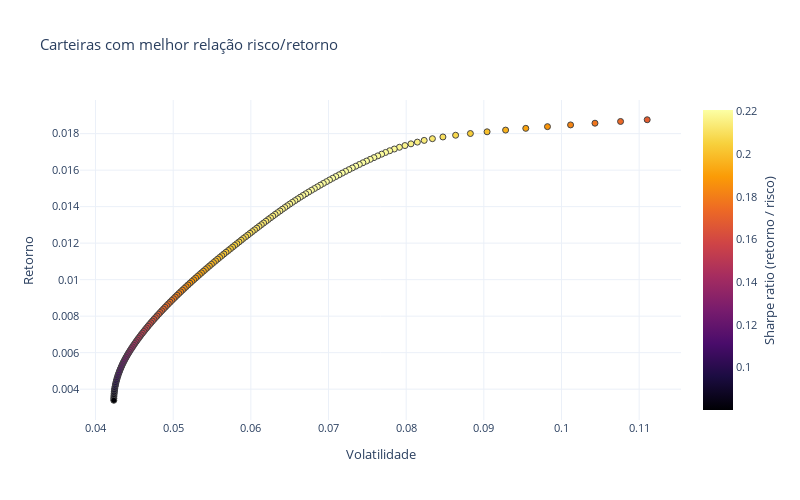

Here is the notebook cell this chart was saved with:
### Code cell
fig = px.scatter(x=frontier_x, 
                 y=frontier_y, 
                 color=sharpe_ratio,
                 title='Carteiras com melhor relação risco/retorno',
                 width=800,
                 height=500,
                 template='plotly_white',
                 labels={"x": "Volatilidade", "y": "Retorno", "color": "Sharpe ratio (retorno / risco)"},
                 color_continuous_scale=px.colors.sequential.Inferno,
                )
fig.update_traces(marker=dict(size=6, line=dict(width=1)))
fig.update_layout(coloraxis_colorbar=dict(titleside="right"), font=dict(size=11))



# fig = go.Figure()
# fig.add_trace(go.Scatter(x=frontier_x, y=frontier_y, 
#                          marker=dict(color=sharpe_ratio, 
#                                      showscale=True, 
#                                      size=6,
#                                      line=dict(width=1),
#                                      colorscale="viridis",
#                                      colorbar=dict(title="Sharpe Ratio")
#                                  ), 
#                       mode='markers'))
# fig.add_trace(go.Scatter(x=[frontier_x[sr_max_index]], 
#                          y=[frontier_y[sr_max_index]],
#                          marker=dict(color='red', size=8),
#                          mode='markers'))

fig.show()
# fig.update_xaxes(range=[0.04, 0.2])
# fig.update_yaxes(range=[0.002,0.02])

### Figure 1 — Plotly figure (JSON) as saved in the notebook; plotly's stock layout.template omitted (floating-point values rounded to 4 significant figures; data arrays with more than 128 entries replaced by an {"elided": "..."} marker saying what was removed)
{"data": [{"hovertemplate": "Volatilidade=%{x}<br>Retorno=%{y}<br>Sharpe ratio (retorno / risco)=%{marker.color}<extra></extra>", "legendgroup": "", "marker": {"color": {"elided": "164 float values"}, "coloraxis": "coloraxis", "line": {"width": 1}, "size": 6, "symbol": "circle"}, "mode": "markers", "name": "", "orientation": "v", "showlegend": false, "type": "scatter", "x": {"elided": "164 float values"}, "xaxis": "x", "y": {"elided": "164 float values"}, "yaxis": "y"}], "layout": {"coloraxis": {"colorbar": {"title": {"side": "right", "text": "Sharpe ratio (retorno / risco)"}}, "colorscale": [[0, "#000004"], [0.1111, "#1b0c41"], [0.2222, "#4a0c6b"], [0.3333, "#781c6d"], [0.4444, "#a52c60"], [0.5556, "#cf4446"], [0.6667, "#ed6925"], [0.7778, "#fb9b06"], [0.8889, "#f7d13d"], [1, "#fcffa4"]]}, "font": {"size": 11}, "height": 500, "legend": {"tracegroupgap": 0}, "title": {"text": "Carteiras com melhor relação risco/retorno"}, "width": 800, "xaxis": {"anchor": "y", "domain": [0, 1], "title": {"text": "Volatilidade"}}, "yaxis": {"anchor": "x", "domain": [0, 1], "title": {"text": "Retorno"}}}}
